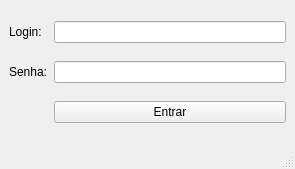
<?xml version="1.0" encoding="UTF-8"?>
<ui version="4.0">
 <class>MainWindow</class>
 <widget class="QMainWindow" name="MainWindow">
  <property name="geometry">
   <rect>
    <x>0</x>
    <y>0</y>
    <width>295</width>
    <height>169</height>
   </rect>
  </property>
  <property name="windowTitle">
   <string>Gerenciador de Horários - UNP</string>
  </property>
  <widget class="QWidget" name="centralwidget">
   <layout class="QHBoxLayout" name="horizontalLayout">
    <item>
     <layout class="QGridLayout" name="gridLayout">
      <item row="0" column="0">
       <widget class="QLabel" name="label">
        <property name="text">
         <string>Login:</string>
        </property>
       </widget>
      </item>
      <item row="0" column="1">
       <widget class="QLineEdit" name="lineEdit"/>
      </item>
      <item row="1" column="0">
       <widget class="QLabel" name="label_2">
        <property name="text">
         <string>Senha:</string>
        </property>
       </widget>
      </item>
      <item row="1" column="1">
       <widget class="QLineEdit" name="lineEdit_2"/>
      </item>
      <item row="2" column="1">
       <widget class="QPushButton" name="Entrar">
        <property name="text">
         <string>Entrar</string>
        </property>
       </widget>
      </item>
     </layout>
    </item>
   </layout>
  </widget>
  <widget class="QMenuBar" name="menubar">
   <property name="geometry">
    <rect>
     <x>0</x>
     <y>0</y>
     <width>295</width>
     <height>21</height>
    </rect>
   </property>
  </widget>
  <widget class="QStatusBar" name="statusbar"/>
 </widget>
 <resources/>
 <connections/>
</ui>
